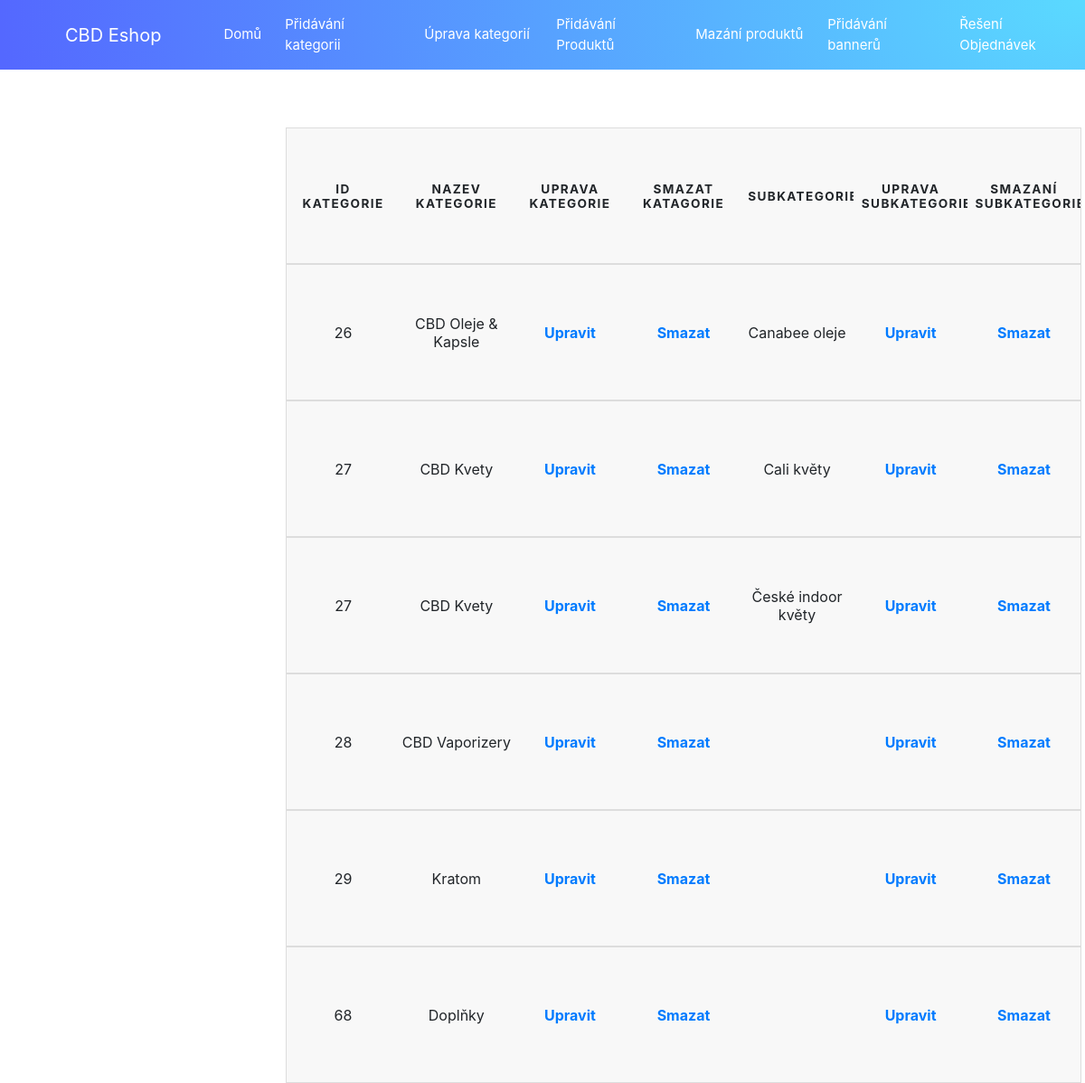
The page /admin_sekce/Uprava_kategorii.php on the database as committed earlier.
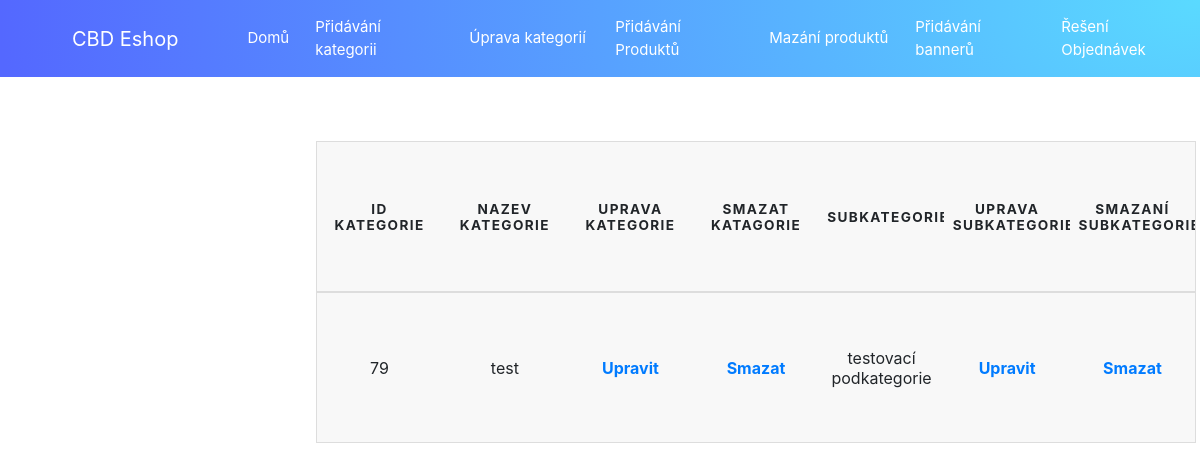
The same page on the database as committed later.
### tables this page shows
CREATE TABLE `subkategorie` (
  `Id_subkategorie` int(11) NOT NULL,
  `Id_kat` int(11) NOT NULL,
  `nazev_subkategorie` varchar(255) DEFAULT NULL
);

CREATE TABLE `kategorie` (
  `Id_kategorie` int(11) NOT NULL,
  `nazev` varchar(255) NOT NULL
);

### admin_sekce/Uprava_kategorii.php (the view, shortened to what this page needs)
<?php
$host = "localhost";
$username = "root";
$pass = "";
$db = "eshopfd";
$con = mysqli_connect($host, $username, $pass, $db);
?>
<html>
<html lang="en">
<head>
    <link rel="stylesheet" href="../css/bootstrap-grid.css">
    <link rel="stylesheet" href="../css/bootstrap.css">
    <link rel="stylesheet" href="../css/forms.css">
    <link rel="stylesheet" href="https://maxcdn.bootstrapcdn.com/font-awesome/4.7.0/css/font-awesome.min.css">
    <link rel="stylesheet" href="https://stackpath.bootstrapcdn.com/bootstrap/4.3.1/css/bootstrap.min.css"
>
    <link rel="stylesheet" href="../css/tabulka_kategorie.css">
</head>
<body>
<nav class="navbar navbar-expand-md navbar-dark bg-purple" style="background-image: radial-gradient(100% 1000% at 100% 0, #5adaff 0, #5468ff 100%);">
    <div class="mx-auto order-1 w-75">
        <a class="navbar-brand mx-lg-5" href="../main.php">CBD Eshop</a>
    </div>
    <div class="navbar-collapse collapse  order-2  dual-collapse2">
        <ul class="navbar-nav ml-auto">
            <li class="nav-item">
                <a class="nav-link active" href='../main.php'>Domů</a>
            </li>
            <li class='nav-item'>
                <a class='nav-link active' style="width:9rem;" href='admin.php'>Přidávání kategorii</a>
            </li>
            <li class='nav-item'>
                <a class='nav-link active ' style="width:8.5rem;" href='Uprava_kategorii.php'>Úprava kategorií</a>
            </li>
            <li class='nav-item'>
                <a class='nav-link active' style="width:9rem;" href='Pridavani_produktu.php'>Přidávání Produktů</a>
            </li>
            <li class='nav-item'>
                <a class='nav-link active' style="width:8.5rem;" href='Smazat_produkt.php'>Mazání produktů</a>
            </li>
            <li class='nav-item'>
                <a class='nav-link active' style="width:8.5rem;" href='Pridavani_banneru.php'>Přidávání bannerů</a>
            </li>
            <li class='nav-item'>
                <a class='nav-link active' style="width:9rem;" href='stav_objednavek.php'>Řešení Objednávek</a>
            </li>
        </ul>
    </div>
</nav>
<br>
<br>
    <table>
        <thead>
        <th>Id Kategorie</th>
        <th>Nazev Kategorie</th>
        <th>Uprava Kategorie</th>
        <th>Smazat Katagorie</th>
        <th>Subkategorie</th>
        <th>Uprava Subkategorie</th>
        <th>Smazaní Subkategorie</th>
        </thead>
    </table>
    <?php
    $sql = "SELECT * FROM kategorie LEFT JOIN subkategorie ON subkategorie.Id_kat=kategorie.Id_kategorie ORDER BY Id_kategorie";
    $query = mysqli_query($con, $sql);
    while ($row = mysqli_fetch_assoc($query)) {
        ?>
        <table>
            <tbody>
            <tr style="">
                <td funny_nadpis="ID Kategorie"><?php echo $row['Id_kategorie']; ?></td>
                <td funny_nadpis="Nazev Kategorie"><?php echo $row['nazev']; ?></td>
                <td funny_nadpis="Uprava Kategorii"><a
                            href="upravit_kategorii.php?id=<?php echo $row['Id_kategorie']; ?>"><strong>Upravit</strong></a>
                </td>
                <td funny_nadpis="Smazat Kategorii"><a
                            href="smazat_kategorii.php?id=<?php echo $row['Id_kategorie']; ?>"><strong>Smazat</strong></a>
                </td>
                <td funny_nadpis="Nazev Podkategorie"><?php echo $row['nazev_subkategorie'] ?></td>
                <td funny_nadpis="Uprava Podkategorii"><a
                            href="upravit_podkategorii.php?id=<?php echo $row['Id_subkategorie']; ?>"><strong>Upravit</strong></a>
                </td>
                <td funny_nadpis="Smazat Podkategorii"><a
                            href="smazat_podkategorii.php?id=<?php echo $row['Id_subkategorie']; ?>"><strong>Smazat</strong></a>
                </td>
            </tr>
            </tbody>
        </table>
        <?php
    }
    ?>
</body>
</html>

Rows that differ between the two databases and show on the page:
removed subkategorie: Id_kat.Id_kategorie "26", Id_kat.nazev "CBD Oleje & Kapsle", nazev_subkategorie "Canabee oleje"
removed subkategorie: Id_kat.Id_kategorie "27", Id_kat.nazev "CBD Kvety", nazev_subkategorie "Cali květy"
removed subkategorie: Id_kat.Id_kategorie "27", Id_kat.nazev "CBD Kvety", nazev_subkategorie "České indoor květy"
removed kategorie: Id_kategorie "28", nazev "CBD Vaporizery"
removed kategorie: Id_kategorie "29", nazev "Kratom"
removed kategorie: Id_kategorie "68", nazev "Doplňky"
added subkategorie: Id_kat.Id_kategorie "79", Id_kat.nazev "test", nazev_subkategorie "testovací podkategorie"
